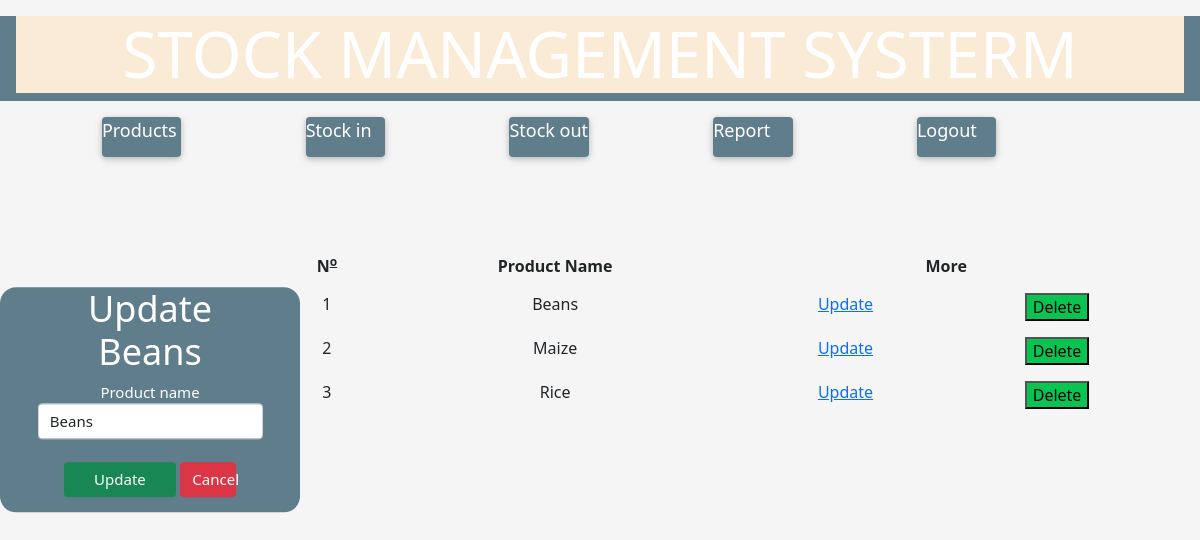
The page /product.php?pid=4 (signed in) on the database its author committed.
### tables this page shows
CREATE TABLE `products` (
  `productid` int(11) NOT NULL,
  `Product_name` varchar(255) NOT NULL
);

### product.php (the view, shortened to what this page needs)
<?php
    include("conn.php");
    if(isset($_GET['pid'])){
        if($_GET['pid']!=""){
            $pid=$_GET['pid'];
            $upsel=mysqli_query($conn,"SELECT*from products where productid=$pid");
            $fez=mysqli_fetch_array($upsel);
        }else{
            ?><script>window.location.replace("product.php");</script><?php
        }
    }
?>
<!DOCTYPE html>
<html lang="en">
<head>
    <link rel="stylesheet" href="w3.css">
    <link rel="stylesheet" href="all.css">
    <link rel="stylesheet" href="bootstrap.css">
</head>
<body style="background: whitesmoke;">
    <div class="w3-panel w3-blue-grey"><center><h1 class="w3-jumbo w3-text-white"><div class="newh1">STOCK MANAGEMENT SYSTERM</div></h1></center></div>
    <div class="row">
        <div class="col-1"></div>
        <div class="col-1"><div class="w3-card w3-blue-grey w3-round" style="height: 40px;"><a href="product.php" class="w3-text-white w3-large" style="text-decoration: none;">Products</a></div></div>
        <div class="col-1"></div>
        <div class="col-1"><div class="w3-card w3-blue-grey w3-round" style="height: 40px;"><a href="stockin.php" class="w3-text-white w3-large" style="text-decoration: none;">Stock in</a></div></div>
        <div class="col-1"></div>
        <div class="col-1"><div class="w3-card w3-blue-grey w3-round" style="height: 40px;"><a href="stockout.php" class="w3-text-white w3-large" style="text-decoration: none;">Stock out</a></div></div>
        <div class="col-1"></div>
        <div class="col-1"><div class="w3-card w3-blue-grey w3-round" style="height: 40px;"><a href="report.php" class="w3-text-white w3-large" style="text-decoration: none;">Report</a></div></div>
        <div class="col-1"></div>
        <div class="col-1"><div class="w3-card w3-blue-grey w3-round" style="height: 40px;"><a href="logout.php" class="w3-text-white w3-large" style="text-decoration: none;">Logout</a></div></div>
    </div>
    <br><br>
    <br><br>
    <table class="w3-table" id="table">
        <tr>
            <th><center><b>N<sup><u>o</u></sup></b></center></th>
            <th><center>Product Name</center></th>
            <th colspan="2"><center>More</center></th>
        </tr>
        <?php
            $sel=mysqli_query($conn,"SELECT*from products");
            $x=1;
            while($row=mysqli_fetch_array($sel)){
                $ppid=$row['productid'];
                ?>
                <tr>
                    <td><center><?=$x?></center></td>
                    <td><center><?=$row['Product_name']?></center></td>
                    <td><center><a href="product.php?pid=<?=$row['productid']?>"><i class="fas fa-pen w3-text-blue"></i>Update</a></center></td>
                    <td><center><button onclick="del(<?=$ppid?>)" class="delete">Delete</button></center></td>
                </tr>
                <?php
                $x++;
            }
        ?>
    </table>
    <div class="w3-display-left w3-round-xlarge w3-blue-grey w-25" id="up">
        <center>
            <form action="#" class="w-75" method="post">
                <center>
                    <h1 class="w3-xxlarge">Update <?=$fez['Product_name']?></h1>
                    <div class="">
                        <label for="">Product name</label><br>
                        <input type="text" value="<?=$fez['Product_name']?>" name="pname" class="form-control" required>
                    </div><br>
                    <div class="">
                    <input type="submit" name="up" value="Update" class="btn btn-success w-50">
                    <a href="product.php" class="btn btn-danger w-25">Cancel</a>
                    <br>
                </center>
            </form>
        </center>
    </div>
</body>
</html>

### w3.css (style rules this page uses)
*,*:before,*:after { box-sizing:inherit }
html { -ms-text-size-adjust:100%;-webkit-text-size-adjust:100% }
body { margin:0 }
a { background-color:transparent }
b,strong { font-weight:bolder }
sub,sup { font-size:75%;line-height:0;position:relative;vertical-align:baseline }
sup { top:-0.5em }
button,input,select,textarea,optgroup { font:inherit;margin:0 }
button,input { overflow:visible }
button,select { text-transform:none }
button,[type=button],[type=reset],[type=submit] { -webkit-appearance:button }
html,body { font-family:Verdana,sans-serif;font-size:15px;line-height:1.5 }
html { overflow-x:hidden }
h1 { font-size:36px }
h1,h2,h3,h4,h5,h6 { font-family:"Segoe UI",Arial,sans-serif;font-weight:400;margin:10px 0 }
a { color:inherit }
.w3-table,.w3-table-all { border-collapse:collapse;border-spacing:0;width:100%;display:table }
.w3-table td,.w3-table th,.w3-table-all td,.w3-table-all th { padding:8px 8px;display:table-cell;text-align:left;vertical-align:top }
.w3-table th:first-child,.w3-table td:first-child,.w3-table-all th:first-child,.w3-table-all td:first-child { padding-left:16px }
.w3-container:after,.w3-container:before,.w3-panel:after,.w3-panel:before,.w3-row:after,.w3-row:before,.w3-row-padding:after,.w3-row-padding:before, .w3-cell-row:before,.w3-cell-row:after,.w3-clear:after,.w3-clear:before,.w3-bar:before,.w3-bar:after { content:"";display:table;clear:both }
.w3-display-left { position:absolute;top:50%;left:0%;transform:translate(0%,-50%);-ms-transform:translate(-0%,-50%) }
.w3-round,.w3-round-medium { border-radius:4px }
.w3-round-xlarge { border-radius:16px }
.w3-container,.w3-panel { padding:0.01em 16px }
.w3-panel { margin-top:16px;margin-bottom:16px }
.w3-card,.w3-card-2 { box-shadow:0 2px 5px 0 rgba(0,0,0,0.16),0 2px 10px 0 rgba(0,0,0,0.12) }
.w3-large { font-size:18px!important }
.w3-xxlarge { font-size:36px!important }
.w3-jumbo { font-size:64px!important }
.w3-blue-grey,.w3-hover-blue-grey:hover,.w3-blue-gray,.w3-hover-blue-gray:hover { color:#fff!important;background-color:#607d8b!important }
.w3-text-blue,.w3-hover-text-blue:hover { color:#2196F3!important }
.w3-text-white,.w3-hover-text-white:hover { color:#fff!important }

### rows shown on the page
products: Product_name "Beans", pname "Beans"
products: Product_name "Maize"
products: Product_name "Rice"
